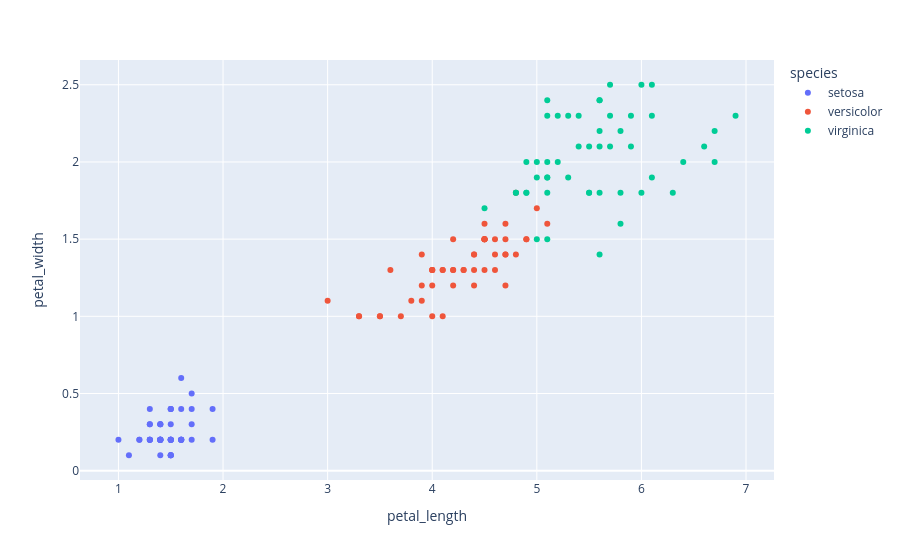

Here is the notebook cell this chart was saved with:
### Code cell
px.scatter(df, x="petal_length", y="petal_width", color="species")

### Figure 1 — Plotly figure (JSON) as saved in the notebook; plotly's stock layout.template omitted (floating-point values rounded to 4 significant figures)
{"data": [{"hovertemplate": "species=setosa<br>petal_length=%{x}<br>petal_width=%{y}<extra></extra>", "legendgroup": "setosa", "marker": {"color": "#636efa", "symbol": "circle"}, "mode": "markers", "name": "setosa", "orientation": "v", "showlegend": true, "type": "scatter", "x": [1.4, 1.4, 1.3, 1.5, 1.4, 1.7, 1.4, 1.5, 1.4, 1.5, 1.5, 1.6, 1.4, 1.1, 1.2, 1.5, 1.3, 1.4, 1.7, 1.5, 1.7, 1.5, 1.0, 1.7, 1.9, 1.6, 1.6, 1.5, 1.4, 1.6, 1.6, 1.5, 1.5, 1.4, 1.5, 1.2, 1.3, 1.5, 1.3, 1.5, 1.3, 1.3, 1.3, 1.6, 1.9, 1.4, 1.6, 1.4, 1.5, 1.4], "xaxis": "x", "y": [0.2, 0.2, 0.2, 0.2, 0.2, 0.4, 0.3, 0.2, 0.2, 0.1, 0.2, 0.2, 0.1, 0.1, 0.2, 0.4, 0.4, 0.3, 0.3, 0.3, 0.2, 0.4, 0.2, 0.5, 0.2, 0.2, 0.4, 0.2, 0.2, 0.2, 0.2, 0.4, 0.1, 0.2, 0.1, 0.2, 0.2, 0.1, 0.2, 0.2, 0.3, 0.3, 0.2, 0.6, 0.4, 0.3, 0.2, 0.2, 0.2, 0.2], "yaxis": "y"}, {"hovertemplate": "species=versicolor<br>petal_length=%{x}<br>petal_width=%{y}<extra></extra>", "legendgroup": "versicolor", "marker": {"color": "#EF553B", "symbol": "circle"}, "mode": "markers", "name": "versicolor", "orientation": "v", "showlegend": true, "type": "scatter", "x": [4.7, 4.5, 4.9, 4.0, 4.6, 4.5, 4.7, 3.3, 4.6, 3.9, 3.5, 4.2, 4.0, 4.7, 3.6, 4.4, 4.5, 4.1, 4.5, 3.9, 4.8, 4.0, 4.9, 4.7, 4.3, 4.4, 4.8, 5.0, 4.5, 3.5, 3.8, 3.7, 3.9, 5.1, 4.5, 4.5, 4.7, 4.4, 4.1, 4.0, 4.4, 4.6, 4.0, 3.3, 4.2, 4.2, 4.2, 4.3, 3.0, 4.1], "xaxis": "x", "y": [1.4, 1.5, 1.5, 1.3, 1.5, 1.3, 1.6, 1.0, 1.3, 1.4, 1.0, 1.5, 1.0, 1.4, 1.3, 1.4, 1.5, 1.0, 1.5, 1.1, 1.8, 1.3, 1.5, 1.2, 1.3, 1.4, 1.4, 1.7, 1.5, 1.0, 1.1, 1.0, 1.2, 1.6, 1.5, 1.6, 1.5, 1.3, 1.3, 1.3, 1.2, 1.4, 1.2, 1.0, 1.3, 1.2, 1.3, 1.3, 1.1, 1.3], "yaxis": "y"}, {"hovertemplate": "species=virginica<br>petal_length=%{x}<br>petal_width=%{y}<extra></extra>", "legendgroup": "virginica", "marker": {"color": "#00cc96", "symbol": "circle"}, "mode": "markers", "name": "virginica", "orientation": "v", "showlegend": true, "type": "scatter", "x": [6.0, 5.1, 5.9, 5.6, 5.8, 6.6, 4.5, 6.3, 5.8, 6.1, 5.1, 5.3, 5.5, 5.0, 5.1, 5.3, 5.5, 6.7, 6.9, 5.0, 5.7, 4.9, 6.7, 4.9, 5.7, 6.0, 4.8, 4.9, 5.6, 5.8, 6.1, 6.4, 5.6, 5.1, 5.6, 6.1, 5.6, 5.5, 4.8, 5.4, 5.6, 5.1, 5.1, 5.9, 5.7, 5.2, 5.0, 5.2, 5.4, 5.1], "xaxis": "x", "y": [2.5, 1.9, 2.1, 1.8, 2.2, 2.1, 1.7, 1.8, 1.8, 2.5, 2.0, 1.9, 2.1, 2.0, 2.4, 2.3, 1.8, 2.2, 2.3, 1.5, 2.3, 2.0, 2.0, 1.8, 2.1, 1.8, 1.8, 1.8, 2.1, 1.6, 1.9, 2.0, 2.2, 1.5, 1.4, 2.3, 2.4, 1.8, 1.8, 2.1, 2.4, 2.3, 1.9, 2.3, 2.5, 2.3, 1.9, 2.0, 2.3, 1.8], "yaxis": "y"}], "layout": {"legend": {"title": {"text": "species"}, "tracegroupgap": 0}, "margin": {"t": 60}, "xaxis": {"anchor": "y", "domain": [0, 1], "title": {"text": "petal_length"}}, "yaxis": {"anchor": "x", "domain": [0, 1], "title": {"text": "petal_width"}}}}
